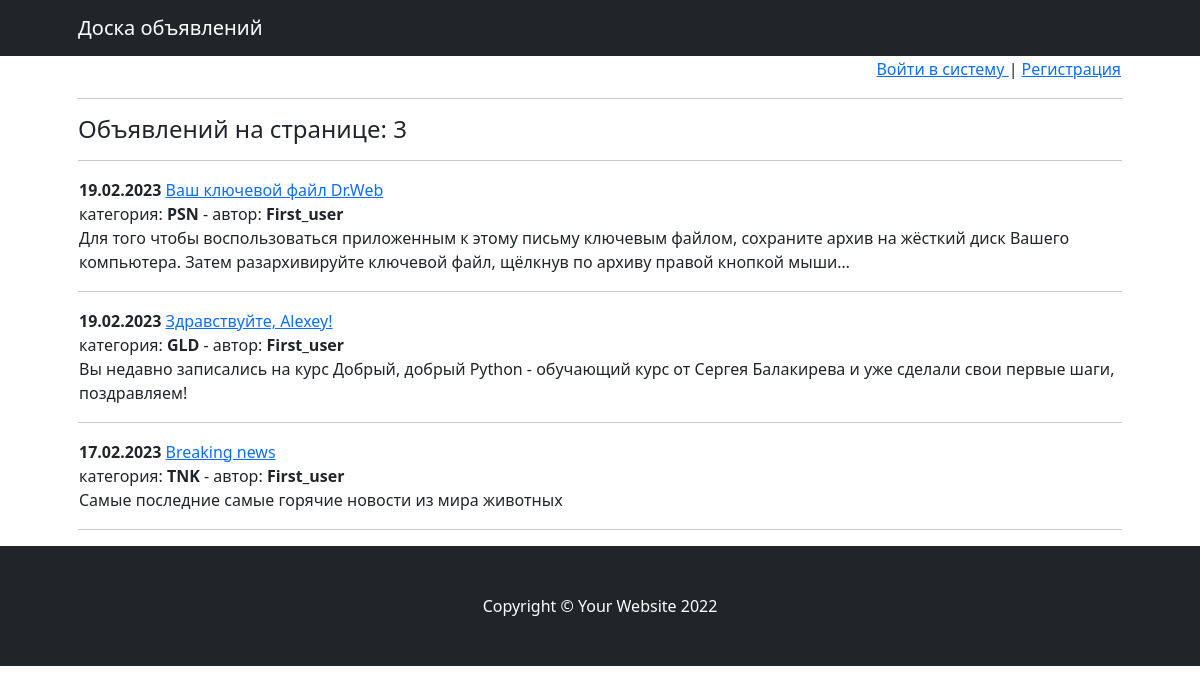
The page /board/ on the database as committed earlier.
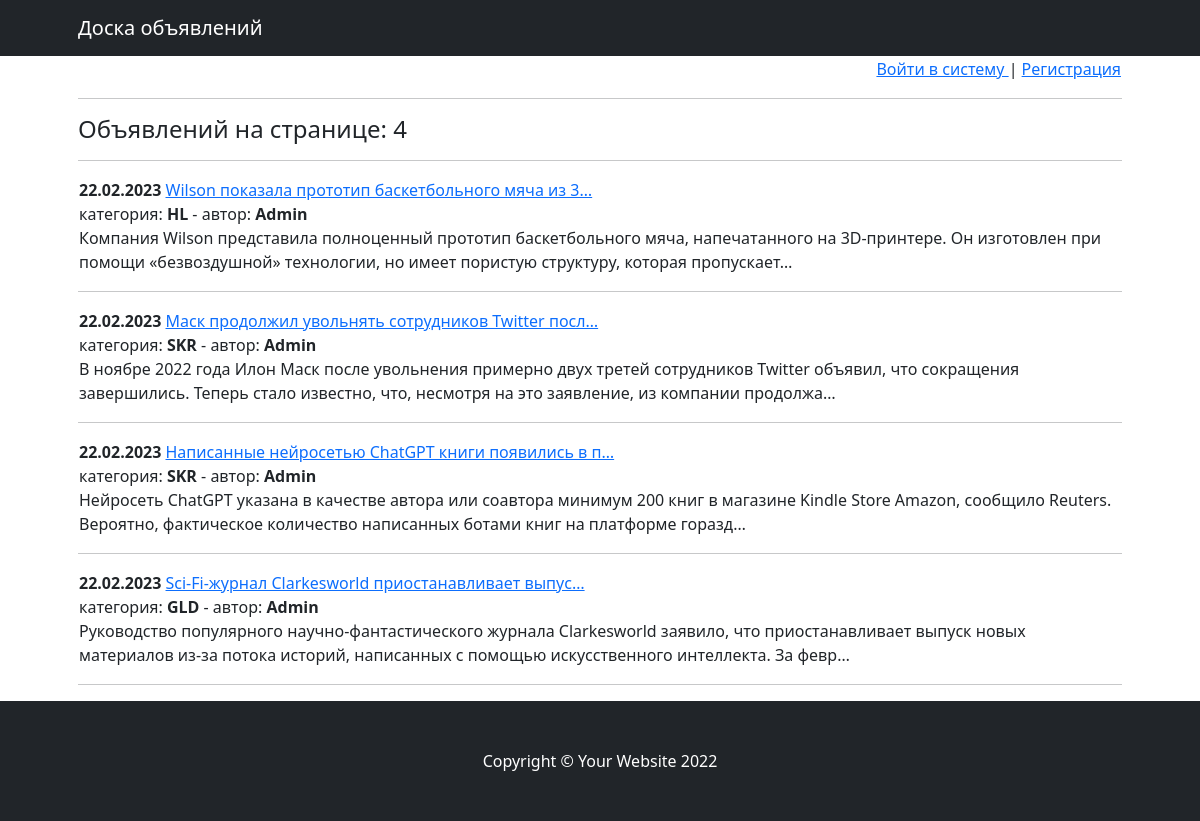
The same page on the database as committed later.
### board/models.py (models this page shows, shortened)
class Posts(models.Model):
    author = models.ForeignKey(Authors, null=True, on_delete=models.CASCADE)
    post_title = models.CharField(max_length=100, default='')
    post_text = models.TextField(default='')
    date_create = models.DateTimeField(auto_now_add=True)
    name_category = models.CharField(max_length=5, choices=resource.CATEGORIES_SELECT, default='')

class Authors(models.Model):
    user = models.ForeignKey(User, on_delete=models.CASCADE, blank=True, null=True)
    rate = models.IntegerField(default=0)
    subscribers = models.BooleanField(default=False)

### board/views.py (the view)
# urls.py: path('', PostsList.as_view(), name='posts_list'),
class PostsList(ListView):
    model = Posts
    ordering = '-date_create'
    template_name = 'board.html'
    context_object_name = 'posts'
    def get_context_data(self, **kwargs):
        context = super().get_context_data(**kwargs)
        context['is_not_authors'] = not self.request.user.groups.filter(name='authors').exists()
        return context

### templates/board.html (shortened to what this page needs)
{% extends 'flatpages/default.html' %}
{% block content %}
{% include 'auth.html' %}
<hr>
<h4> Объявлений на странице: {{ posts|length }} </h4>
<hr>
    {% if posts %}
        {% for post in posts %}
        <table border = 0 width = 100%>
            <tr>
                <td align="left">
                    <b>{{ post.date_create|date:'d.m.Y' }}</b>
                    <a href="/board/{{post.pk}}">{{ post.post_title|truncatechars:50 }}</a>
                    <br>
                    категория: <b>{{ post.name_category }}</b> - автор: <b>{{ post.author.user.username }}</b>
                    <br>
                    {{ post.post_text|truncatechars:200 }}
                </td>
            </tr>
        </table>
        <hr>
        {% endfor %}
    {% else %}
        <h2>Новостей нет</h2>
    {% endif %}
{% endblock content %}

Rows that differ between the two databases and show on the page:
removed Posts: date_create "19.02.2023", post_title "Ваш ключевой файл Dr.Web", name_category "PSN", author.user.username "First_user", post_text "Для того чтобы воспользоваться приложенным к этому письму ключевым файлом, сохраните архив на жёсткий диск Вашего компьютера. Затем разархивируйте ключевой файл, щёлкнув по архиву правой кнопкой мыши…"
removed Posts: date_create "19.02.2023", post_title "Здравствуйте, Alexey!", name_category "GLD", author.user.username "First_user", post_text "Вы недавно записались на курс Добрый, добрый Python - обучающий курс от Сергея Балакирева и уже сделали свои первые шаги, поздравляем!"
removed Posts: date_create "17.02.2023", post_title "Breaking news", name_category "TNK", author.user.username "First_user", post_text "Самые последние самые горячие новости из мира животных"
added Posts: date_create "22.02.2023", post_title "Wilson показала прототип баскетбольного мяча из 3…", name_category "HL", author.user.username "Admin", post_text "Компания Wilson представила полноценный прототип баскетбольного мяча, напечатанного на 3D-принтере. Он изготовлен при помощи «безвоздушной» технологии, но имеет пористую структуру, которая пропускает…"
added Posts: date_create "22.02.2023", post_title "Маск продолжил увольнять сотрудников Twitter посл…", name_category "SKR", author.user.username "Admin", post_text "В ноябре 2022 года Илон Маск после увольнения примерно двух третей сотрудников Twitter объявил, что сокращения завершились. Теперь стало известно, что, несмотря на это заявление, из компании продолжа…"
added Posts: date_create "22.02.2023", post_title "Написанные нейросетью ChatGPT книги появились в п…", name_category "SKR", author.user.username "Admin", post_text "Нейросеть ChatGPT указана в качестве автора или соавтора минимум 200 книг в магазине Kindle Store Amazon, сообщило Reuters. Вероятно, фактическое количество написанных ботами книг на платформе горазд…"
added Posts: date_create "22.02.2023", post_title "Sci-Fi-журнал Clarkesworld приостанавливает выпус…", name_category "GLD", author.user.username "Admin", post_text "Руководство популярного научно-фантастического журнала Clarkesworld заявило, что приостанавливает выпуск новых материалов из-за потока историй, написанных с помощью искусственного интеллекта. За февр…"
Other text that changed with them:
{{ posts|length }}: "3" → "4"
